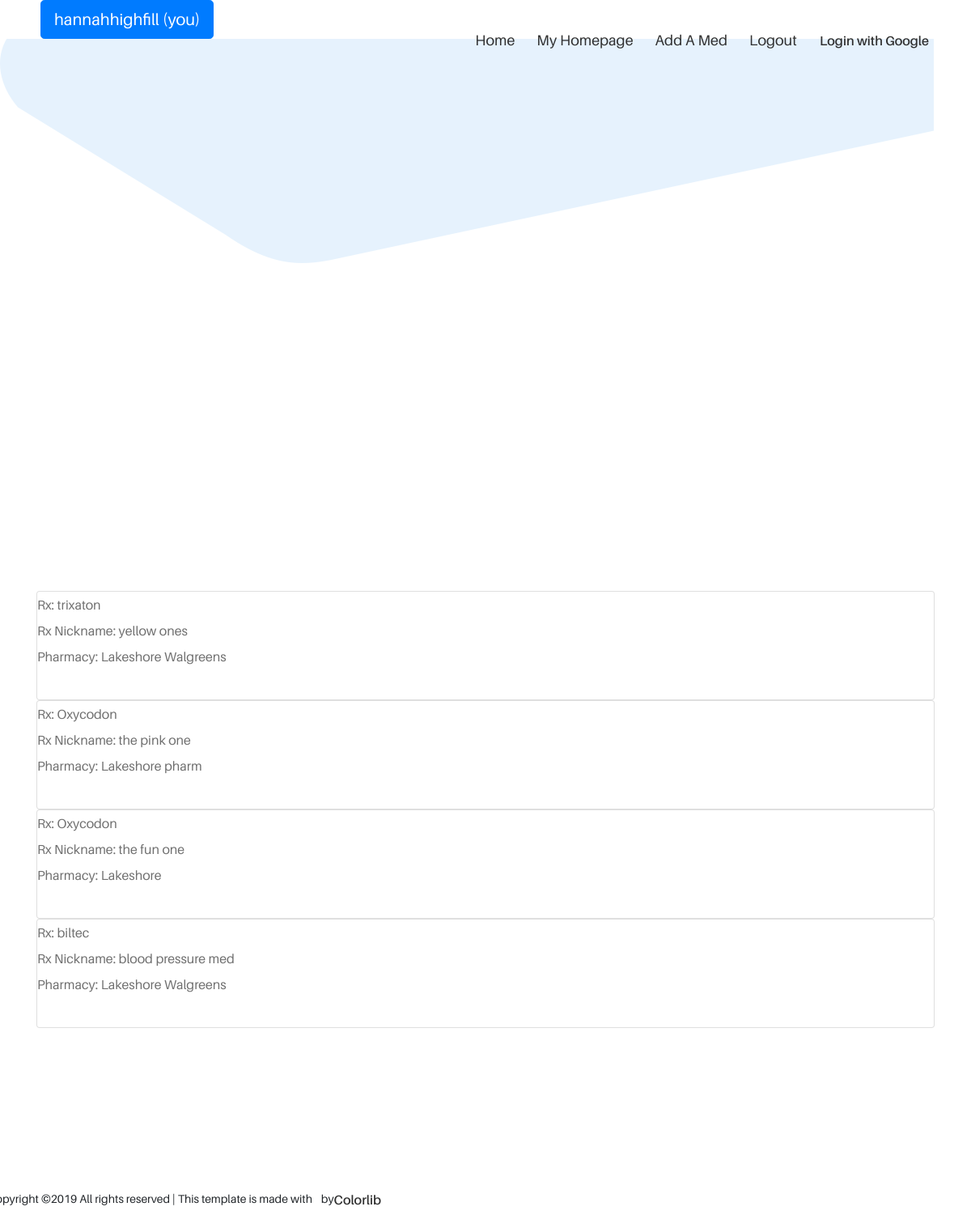
/all-refills/ (signed in), run on the app's committed database.
### microblog/models.py (models this page shows)
class Refill(models.Model):
    user = models.ForeignKey(
        User,
        on_delete=models.CASCADE,
    )
    prescription = models.CharField(max_length=60, help_text="Medicine Name")
    nickname = models.CharField(max_length=60, null=True, blank=True, help_text="Optional: Name that will display on calendar event instead of Medicine Name", verbose_name='Medicine Nickname')
    pharmacy = models.CharField(max_length=240, null=True, blank=True, help_text="Name and Location", verbose_name="Pharmacy for Refill")
    refill_date = models.DateField(default=datetime.date.today, help_text="Next date to refill med")
    refill_time = models.TimeField(default=datetime.time(12, 00, 00), null=True, blank=True)
    refill_time = models.TimeField(default=datetime.time(12, 00, 00), null=True, blank=True)
    all_day = models.BooleanField(default=False, blank=True)
    often = models.IntegerField(default=1, validators=[MinValueValidator(0), MaxValueValidator(20)], null=True, blank=True, verbose_name="Repeates Every")
    repeats = models.CharField(max_length=9, choices= REPEATS_CHOICES, null=True, blank=True, verbose_name="")

### microblog/views.py (the view)
# urls.py: path('all-refills/', views.view_all_refills, name="all_refills"),
def view_all_refills(request):
    refills = Refill.objects.order_by('-nickname')
    refills_by_user = refills.filter(user_id=request.user.id)
    refills.user_id = request.user.id
    context = {
        'refills': refills,
        'username':request.user.username
    }
    return render(request, 'pages/all_refills.html', context)

### microblog/templates/pages/all_refills.html (shortened to what this page needs)
{% extends "../base.html" %}
{% load static i18n %}
{% block content %}
        <div class="breadcrumb-bg-curve">
            <img src="{% static 'img/core-img/curve-5.png' %}" alt="">
        </div>
<iframe src="https://calendar.google.com/calendar/embed?src={{ username }}%40gmail.com" style="border: 0" width="800" height="600" frameborder="0" scrolling="no"></iframe>
</div>
<div class="container">
    {% include "snippets/refills.html" %}
</div>
{% endblock content %}

### microblog/templates/base.html (shortened to what this page needs)
{% load static %}
<!DOCTYPE html>
<html lang="en">
<head>
    <link rel="stylesheet" href=" {% static 'style.css' %}">
    <link rel="stylesheet" href="https://cdnjs.cloudflare.com/ajax/libs/octicons/4.4.0/font/octicons.css" />
</head>
<body>
    <header class="header-area">
        <div class="main-header-area">
            <div class="classy-nav-container breakpoint-off">
                <nav class="classy-navbar justify-content-between" id="uzaNav">
                    <div class="classy-menu">
                        <div class="classynav">
                            <ul id="nav">
                                <li><a class="nav-item nav-link {% block nav_item_home %}{% endblock nav_item_home %}" href="/">Home</a></li>
                                {% if user.is_authenticated %}
                                    <li ><a class="nav-item nav-link {% block nav_item_all_refills %}{% endblock nav_item_all_refills %}" href="/all-refills">My Homepage</a></li>
                                    <li><a class="nav-item nav-link {% block nav_item_new_med %}{% endblock nav_item_new_med %}"href="/new-med">Add a Med</a></li>
                                    <li><a href="/logout">Logout</a></li>
                                {% endif %}
                            </ul>
                            <div class="login-register-btn mx-3">
                                <a href="{% url 'social:begin' 'google-oauth2' %}">Login with Google</span></a>
                            </div>
                        </div>
                    </div>
                </nav>
            </div>
        </div>
    </header>
    <div>
    {% if user.is_authenticated %}
                        <li class="nav-item" style="padding-left: 50px">
                            <a class="btn btn-primary btn-lg" href="/all-refills">{{ user }} (you)</a>
                        </li>
                    {% endif %}
        <div>
        {% block index %}
            {% if user.is_authenticated %}
                  {% block content %}
                  {% endblock content %}
            {% endif %}
        {% endblock index %}
        </div>
 <div class="row" style="margin-bottom: 30px;">
Copyright &copy;<script>document.write(new Date().getFullYear());</script> All rights reserved | This template is made with <i class="fa fa-heart-o" aria-hidden="true"></i> by <a href="https://colorlib.com" target="_blank">Colorlib</a>
            </div>
</body>
</html>

### microblog/templates/snippets/refills.html (shortened to what this page needs)
{% for refill in refills %}
<div class="refill card">
    <div class="text">
        <p>    Rx: {{ refill.prescription }}
        <br>    Rx Nickname: {{ refill.nickname }}
        <br>    Pharmacy: {{ refill.pharmacy }}
        </p>
        <div class="links">
        <a href="/delete-refill/{{ refill.id }}/" class="btn btn-link">
                    </a>
                    <button type="button" class="btn btn-link" data-toggle="modal" data-target="#modal{{ refill.id }}">
                    </button>
                </div>
    </div>
</div>
{% endfor %}

### microblog/static/style.css (style rules this page uses)
* { margin: 0; padding: 0; }
body { font-family: "Aileron"; font-weight: 400; font-size: 14px; }
a, a:active, a:focus, a:hover { font-family: "Aileron"; color: #303030; text-decoration: none; -webkit-transition-duration: 500ms; -o-transition-duration: 500ms; transition-duration: 500ms; outline: none; font-size: 16px; font-weight: 600; }
li { list-style: none; }
p { line-height: 2; color: #707070; font-size: 16px; font-weight: normal; }
img { max-width: 100%; height: auto; }
ul { margin: 0; padding: 0; }
ul li { margin: 0; padding: 0; }
.login-register-btn a { display: inline-block; }
.header-area { position: fixed; z-index: 600; width: 100%; left: 0; top: 0; -webkit-transition-duration: 500ms; -o-transition-duration: 500ms; transition-duration: 500ms; }
.classy-nav-container { background-color: transparent; padding: 0; }
.classy-nav-container .classy-navbar { height: 100px; padding: 0 3%; }
.classy-nav-container .classy-navbar .classynav ul li a { position: relative; z-index: 1; font-weight: normal; font-size: 18px; text-transform: capitalize; color: #303030; }
.container { position: relative; top: -200px; }

### microblog/static/css/default-assets/classy-nav.css (style rules this page uses)
ul { margin: 0; }
ul li { list-style: none; }
img { height: auto; max-width: 100%; }
.classy-nav-container { position: relative; z-index: 100; background-color: #ffffff; }
.classy-nav-container * { box-sizing: border-box; }
.justify-content-between { -webkit-box-pack: justify; -ms-flex-pack: justify; justify-content: space-between; }
.classy-navbar { width: 100%; height: 70px; padding: 0.5em 2em; display: -webkit-box; display: -ms-flexbox; display: flex; -webkit-box-align: center; -ms-flex-align: center; -ms-grid-row-align: center; align-items: center; }
.classynav ul li { display: inline-block; clear: both; position: inherit; z-index: 10; }
.classynav ul li a { padding: 0 12px; display: block; height: 35px; font-size: 14px; line-height: 34px; }
.breakpoint-off .classynav { display: -webkit-box; display: -ms-flexbox; display: flex; -webkit-box-align: center; -ms-flex-align: center; -ms-grid-row-align: center; align-items: center; }

### data on the page
Refill: prescription "trixaton", nickname "yellow ones", pharmacy "Lakeshore Walgreens"
Refill: prescription "Oxycodon", nickname "the pink one", pharmacy "Lakeshore pharm"
Refill: prescription "Oxycodon", nickname "the fun one", pharmacy "Lakeshore"
Refill: prescription "biltec", nickname "blood pressure med", pharmacy "Lakeshore Walgreens"

### other printed values
{{ user }} "hannahhighfill"
